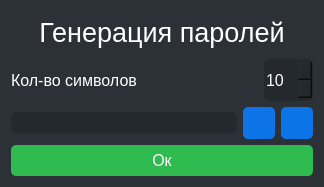
<?xml version="1.0" encoding="UTF-8"?>
<ui version="4.0">
 <class>Dialog</class>
 <widget class="QDialog" name="Dialog">
  <property name="geometry">
   <rect>
    <x>0</x>
    <y>0</y>
    <width>324</width>
    <height>187</height>
   </rect>
  </property>
  <property name="windowTitle">
   <string>Dialog</string>
  </property>
  <property name="styleSheet">
   <string notr="true">background-color:rgb(43,49,55)</string>
  </property>
  <layout class="QGridLayout" name="gridLayout_2" rowstretch="0,0,0,0,0">
   <item row="2" column="0">
    <layout class="QHBoxLayout" name="horizontalLayout">
     <item>
      <widget class="QLineEdit" name="lineEdit">
       <property name="font">
        <font>
         <family>Tahoma</family>
         <pointsize>12</pointsize>
        </font>
       </property>
       <property name="styleSheet">
        <string notr="true">color:rgb(255,255,255);background-color:rgb(36,41,45);border-width:2;border-radius:5px;</string>
       </property>
      </widget>
     </item>
     <item>
      <widget class="QPushButton" name="copyButton">
       <property name="minimumSize">
        <size>
         <width>32</width>
         <height>32</height>
        </size>
       </property>
       <property name="maximumSize">
        <size>
         <width>32</width>
         <height>32</height>
        </size>
       </property>
       <property name="font">
        <font>
         <family>Tahoma</family>
         <pointsize>12</pointsize>
        </font>
       </property>
       <property name="styleSheet">
        <string notr="true">border-radius:5px;
border-width:2px;
padding:6px;
border-color:rgb(13,116,231);
background-color:rgb(13,116,231);
color:rgb(255,255,255);
font-size:12pt;</string>
       </property>
       <property name="text">
        <string/>
       </property>
      </widget>
     </item>
     <item>
      <widget class="QPushButton" name="repeatButton">
       <property name="minimumSize">
        <size>
         <width>32</width>
         <height>32</height>
        </size>
       </property>
       <property name="maximumSize">
        <size>
         <width>32</width>
         <height>32</height>
        </size>
       </property>
       <property name="font">
        <font>
         <family>Tahoma</family>
         <pointsize>12</pointsize>
        </font>
       </property>
       <property name="styleSheet">
        <string notr="true">border-radius:5px;
border-width:2px;
padding:6px;
border-color:rgb(13,116,231);
background-color:rgb(13,116,231);
color:rgb(255,255,255);
font-size:12pt;</string>
       </property>
       <property name="text">
        <string/>
       </property>
      </widget>
     </item>
    </layout>
   </item>
   <item row="0" column="0">
    <widget class="QLabel" name="label">
     <property name="font">
      <font>
       <family>Tahoma</family>
       <pointsize>20</pointsize>
      </font>
     </property>
     <property name="styleSheet">
      <string notr="true">color:rgb(255,255,255)</string>
     </property>
     <property name="text">
      <string>Генерация паролей</string>
     </property>
     <property name="alignment">
      <set>Qt::AlignCenter</set>
     </property>
    </widget>
   </item>
   <item row="4" column="0">
    <layout class="QHBoxLayout" name="horizontalLayout_2">
     <item>
      <widget class="QPushButton" name="okButton">
       <property name="styleSheet">
        <string notr="true">border-radius:5px;
border-width:2px;
padding:6px;
border-color:rgb(47,187,79);
background-color:rgb(47,187,79);
color:rgb(255,255,255);
font-size:12pt;</string>
       </property>
       <property name="text">
        <string>Ок</string>
       </property>
      </widget>
     </item>
    </layout>
   </item>
   <item row="1" column="0">
    <layout class="QHBoxLayout" name="horizontalLayout_3">
     <item>
      <widget class="QLabel" name="countSymbolsLabel">
       <property name="font">
        <font>
         <family>Tahoma</family>
         <pointsize>12</pointsize>
        </font>
       </property>
       <property name="styleSheet">
        <string notr="true">color:rgb(255,255,255)</string>
       </property>
       <property name="text">
        <string>Кол-во символов</string>
       </property>
      </widget>
     </item>
     <item>
      <widget class="QSpinBox" name="spinBox">
       <property name="sizePolicy">
        <sizepolicy hsizetype="Fixed" vsizetype="Minimum">
         <horstretch>0</horstretch>
         <verstretch>0</verstretch>
        </sizepolicy>
       </property>
       <property name="font">
        <font>
         <family>Tahoma</family>
         <pointsize>12</pointsize>
        </font>
       </property>
       <property name="styleSheet">
        <string notr="true">border-width:2;border-radius:5px;color:rgb(255,255,255);background-color:rgb(36,41,45)</string>
       </property>
       <property name="minimum">
        <number>8</number>
       </property>
       <property name="maximum">
        <number>100</number>
       </property>
       <property name="value">
        <number>10</number>
       </property>
      </widget>
     </item>
    </layout>
   </item>
  </layout>
 </widget>
 <resources/>
 <connections/>
</ui>
